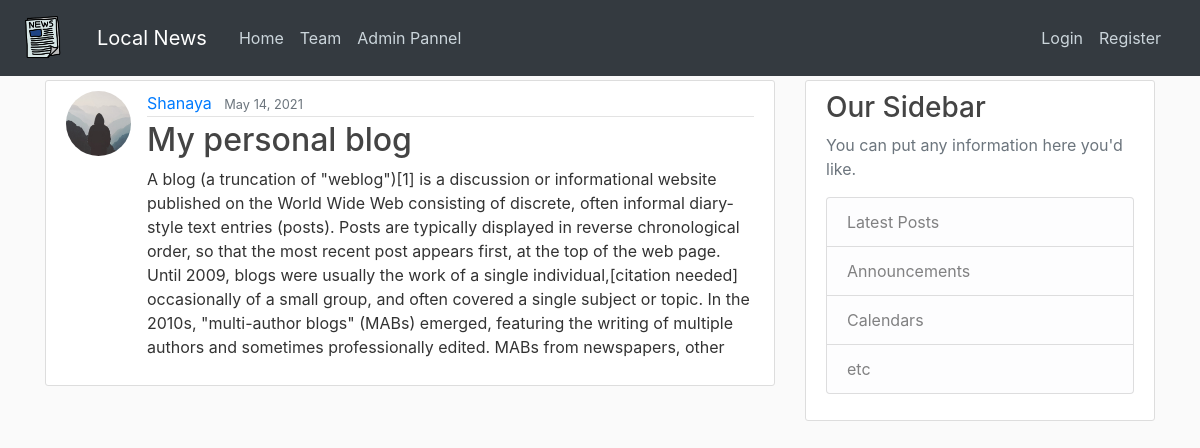
The page /post/10/ on the database its author committed.
### blog/models.py (models this page shows, shortened)
class Post(models.Model):
    title = models.CharField(max_length=100)
    content = models.TextField()
    date_posted = models.DateTimeField(default=timezone.now)
    author = models.ForeignKey(User,on_delete=models.CASCADE) #if you delete the user it will delete all the post (CASCADE)
    header_image = models.ImageField(null=True , blank=True,upload_to="images/")

### users/models.py (models this page shows, shortened)
class Profile(models.Model):
    user = models.OneToOneField(User,on_delete=models.CASCADE)
    image = models.ImageField(default='default.jpg',upload_to='profile_pics')

### blog/views.py (the view)
# urls.py: path('post/<int:pk>/', PostDetailView.as_view(), name='post-detail'),
class PostDetailView(DetailView):
    model = Post

### blog/templates/blog/post_detail.html (shortened to what this page needs)
{% extends "blog/base.html" %}
{% block content %}
  <article class="media content-section">
    <img class="rounded-circle article-img" src="{{ object.author.profile.image.url }}">
    <div class="media-body">
      <div class="article-metadata">
        <a class="mr-2" href="{% url 'user-posts' object.author.username %}">{{ object.author }}</a>
        <small class="text-muted">{{ object.date_posted|date:"F d, Y" }}</small>
      </div>
      <h2 class="article-title">{{ object.title }}</h2>
      <p class="article-content">{{ object.content }}</p>
    </div>
  </article>
{% endblock content %}

### blog/templates/blog/base.html (shortened to what this page needs)
{% load static %}
<!DOCTYPE html>
<html lang="en">
<head>
    <link rel="stylesheet" href="https://maxcdn.bootstrapcdn.com/bootstrap/4.0.0/css/bootstrap.min.css">
    <link rel="stylesheet" type="text/css" href="{% static 'blog/main.css' %}">
</head>
<body>
    <header class="site-header">
      <nav class="navbar navbar-expand-md navbar-dark bg-dark fixed-top">
        <a class="navbar-brand" href="#">
          <img src="media\icons8-news-96.png" alt="logo" style="width:50px;">
        </a>
        <div class="container">
          <a class="navbar-brand mr-4"  href="{% url 'blog-home' %}">Local News</a>
          <div class="collapse navbar-collapse" id="navbarToggle">
            <div class="navbar-nav mr-auto">
              <a class="nav-item nav-link" href="{% url 'blog-home' %}">Home</a>
              <a class="nav-item nav-link" href="{% url 'blog-about' %}">Team</a>
              <a class="nav-item nav-link" href="http://127.0.0.1:8000/admin/">Admin Pannel</a>
            </div>
            <div class="navbar-nav">
              {% if user.is_authenticated %}
                <a class="nav-item nav-link" href="{% url 'post-create' %}">New Post</a>
                <a class="nav-item nav-link" href="{% url 'profile' %}">Profile</a>
                <a class="nav-item nav-link" href="{% url 'logout' %}">Logout</a>
              {% else %}
                <a class="nav-item nav-link" href="{% url 'login' %}">Login</a>
                <a class="nav-item nav-link" href="{% url 'register' %}">Register</a>
              {% endif %}
            </div>
          </div>
        </div>
      </nav>
    </header>
    <main role="main" class="container">
      <div class="row">
        <div class="col-md-8">
          {% block content %}{% endblock %}
        </div>
        <div class="col-md-4 " >
          <div class="content-section">
            <h3>Our Sidebar</h3>
            <p class='text-muted'>You can put any information here you'd like.
              <ul class="list-group">
                <li class="list-group-item list-group-item-light">Latest Posts</li>
                <li class="list-group-item list-group-item-light">Announcements</li>
                <li class="list-group-item list-group-item-light">Calendars</li>
                <li class="list-group-item list-group-item-light">etc</li>
              </ul>
            </p>
          </div>
          <div id="googleMap" style="width:100%;height:400px;"></div>
        </div>
      </div>
    </main>
</body>
</html>

### blog/static/blog/main.css (style rules this page uses)
body { background-image: url('E:\Django\django_project\media\images.jpg'); background: #fafafa; color: #333333; margin-top: 5rem; }
h1, h2, h3, h4, h5, h6 { color: #444444; }
ul { margin: 0; }
.site-header .navbar-nav .nav-link { color: #cbd5db; }
.content-section { background: #ffffff; padding: 10px 20px; border: 1px solid #dddddd; border-radius: 3px; margin-bottom: 20px; }
.article-title { color: #444444; }
.article-content { white-space: pre-line; }
.article-img { height: 65px; width: 65px; margin-right: 16px; }
.article-metadata { padding-bottom: 1px; margin-bottom: 4px; border-bottom: 1px solid #e3e3e3 }

### rows shown on the page
Post: author.profile.image (placeholder picture), author "Shanaya", date_posted "May 14, 2021", title "My personal blog", content "A blog (a truncation of \"weblog\")[1] is a discussion or informational website published on the World Wide Web consisting of discrete, often informal diary-style text entries (posts). Posts are typically displayed in reverse chronological order, so that the most recent post appears first, at the top of the web page. Until 2009, blogs were usually the work of a single individual,[citation needed] occasionally of a small group, and often covered a single subject or topic. In the 2010s, \"multi-author blogs\" (MABs) emerged, featuring the writing of multiple authors and sometimes professionally edited. MABs from newspapers, other"
